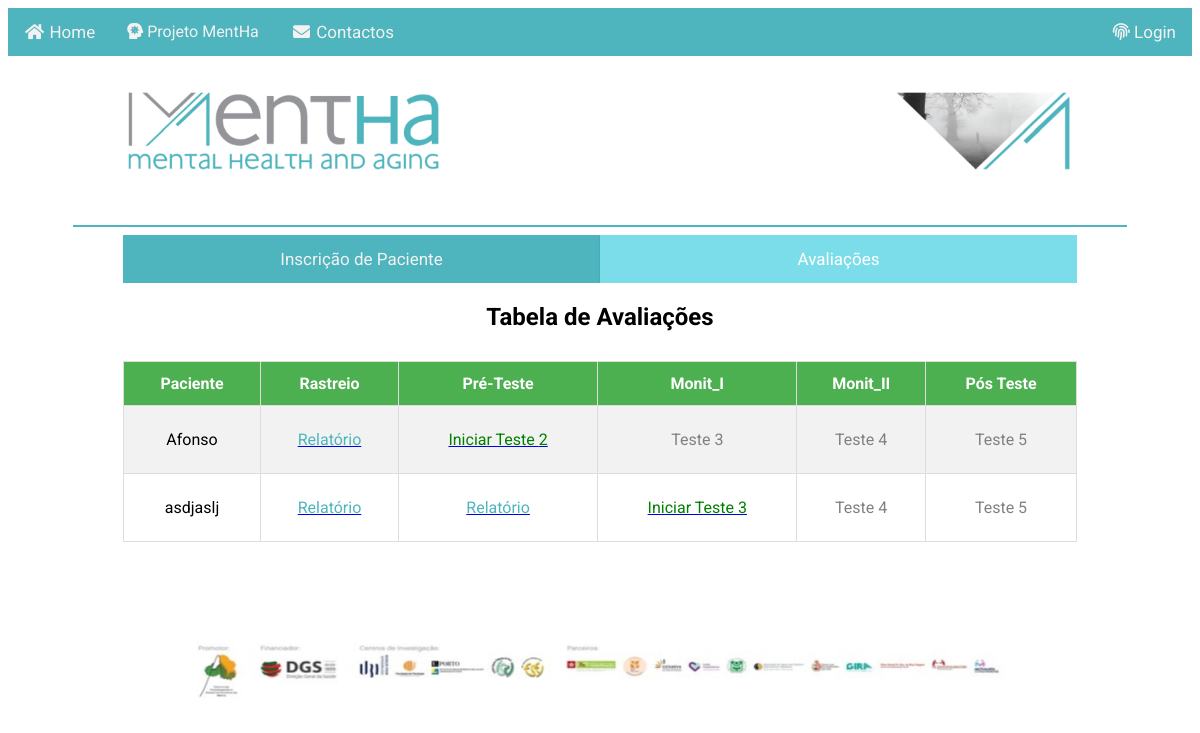
The app's page /patientoverview, older data.
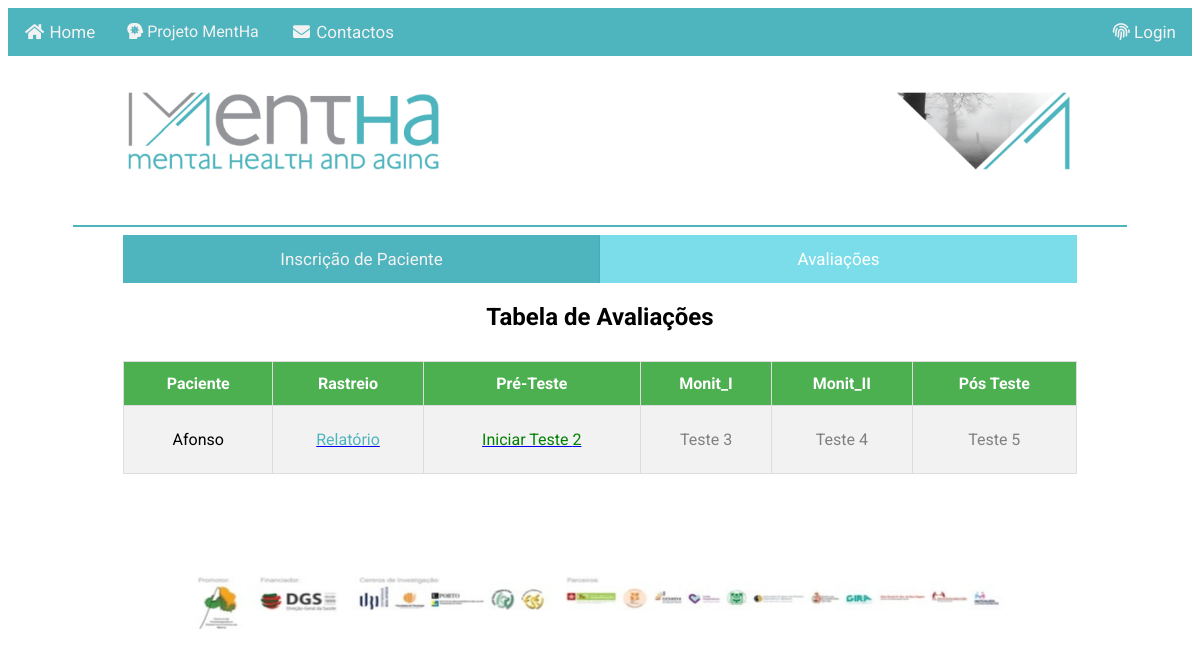
The same page, newer data.
### pMentHa/models.py (models this page shows, shortened)
class Patient(models.Model):
    name = models.CharField(max_length=64)
    email = models.CharField(max_length=64)
    gender = models.CharField(max_length=64)
    nacionality = models.CharField(max_length=64)
    date = models.DateField()
    disease = models.CharField(max_length=64)
    disease2 = models.TextField(max_length=258, blank=True)
    number = models.IntegerField()
    tests = models.ManyToManyField('Test', blank=True, related_name="tests")
    resolutions = models.ManyToManyField('Resolution', blank=True, related_name="resolutions")

### pMentHa/views.py (the view)
# urls.py: path("patientoverview", views.patientoverview, name="patientoverview"),
def patientoverview(request):
    return render(request, "pMentHa/patientoverview-novo.html", {
        "patients": Patient.objects.all(),
        "tests": Test.objects.all(),
        "reports": Report.objects.all(),
        "testes": criaTabelaTestes()
    })

### pMentHa/models.py (called while the page is built)
def criaTabelaTestes():
    testes = []
    for patient in Patient.objects.all():
        dicPatient = {}
        dicPatient["name"] = patient.name
        dicPatient["id"] = patient.id
        doneResolutions = []
        for test in patient.tests.all():
            doneResolutions.append(test.id)
        dicPatient["doneResolutions"] = doneResolutions
        if len(doneResolutions) < 5:
            dicPatient["nextTest"] = [len(doneResolutions) + 1]
        toDoTests = []
        if len(doneResolutions) < 5:
            for i in range(len(doneResolutions) + 2, 5 + 1):
                toDoTests.append(i)
        dicPatient["toDoTests"] = toDoTests
        testes.append(dicPatient)
    return testes

### pMentHa/templates/pMentHa/patientoverview-novo.html (shortened to what this page needs)
{% extends "pMentHa/layout.html" %}
{% load static %}
{% block body %}
    <header>
        <div class="topmenu">
            <a href="{% url 'index' %}"><i class="fa fa-fw fa-home"></i> Home</a>
            <div class="dropdown">
                <button class="dropbtn"><i class="fas fa-head-side-virus"></i> Projeto MentHa</button>
            </div>
            <a href=""><i class="fa fa-fw fa-envelope"></i> Contactos</a>
            <div class="top-right">
                {% if user.is_authenticated %}
                    <div class="dropdown">
                        <button class="dropbtn">Bem vindo {{ user.username }}!</button>
                        <div class="dropdown-content2">
                            <a href="{% url 'logout_' %}"><i class="fas fa-sign-out-alt"></i>Logout</a>
                        </div>
                    </div>
                {% else %}
                    <a href="{% url 'login_' %}"><i class="fas fa-fingerprint"></i> Login</a>
                {% endif %}
            </div>
        </div>
        <img class="img" src="{% static "pMentHa/images/mentha.png" %}" alt="velhotes"/>
    </header>
    <hr class="line">
    <main>
        <div class="mainmenu">
            <a class="unactive" href="{% url 'regPatient' %}">Inscrição de Paciente</a>
            <a class="active" href="{% url 'patientoverview' %}">Avaliações</a>
        </div>
        <h2 class="h2_po">Tabela de Avaliações</h2>
        <table>
            <tr>
                <th>Paciente</th>
                <th>Rastreio</th>
                <th>Pré-Teste</th>
                <th>Monit_I</th>
                <th>Monit_II</th>
                <th>Pós Teste</th>
            </tr>
            {% for patient in testes %}
                <tr>
                    <td>{{ patient.name }}</td>
                    {% for test in patient.doneResolutions %}
                        <td>
                            <a href="{% url 'report' test %}">
                                <p style="color: #4EB4BE">Relatório</p>
                            </a>
                        </td>
                    {% endfor %}
                    {% for test in patient.nextTest %}
                        <td>
                            <a href="{% url 'fazPrimeiraPergunta' test patient.id %}">
                                <p style="color: green"> Iniciar Teste {{ test }}</p>
                            </a>
                        </td>
                    {% endfor %}
                    {% for test in patient.toDoTests %}
                        <td>
                            <p style="color: grey">Teste {{ test }}</p>
                        </td>
                    {% endfor %}
                </tr>
            {% endfor %}
        </table>
        <br>
        <img class="promotores" src="{% static "pMentHa/images/promotores.png" %}"/>
    </main>
{% endblock %}

Row changes from the older to the newer data that the page shows:
removed Patient: name "asdjaslj"
Text that changed along with them:
list line gone: "Relatório Relatório Iniciar Teste 3 Teste 4 Teste 5"
